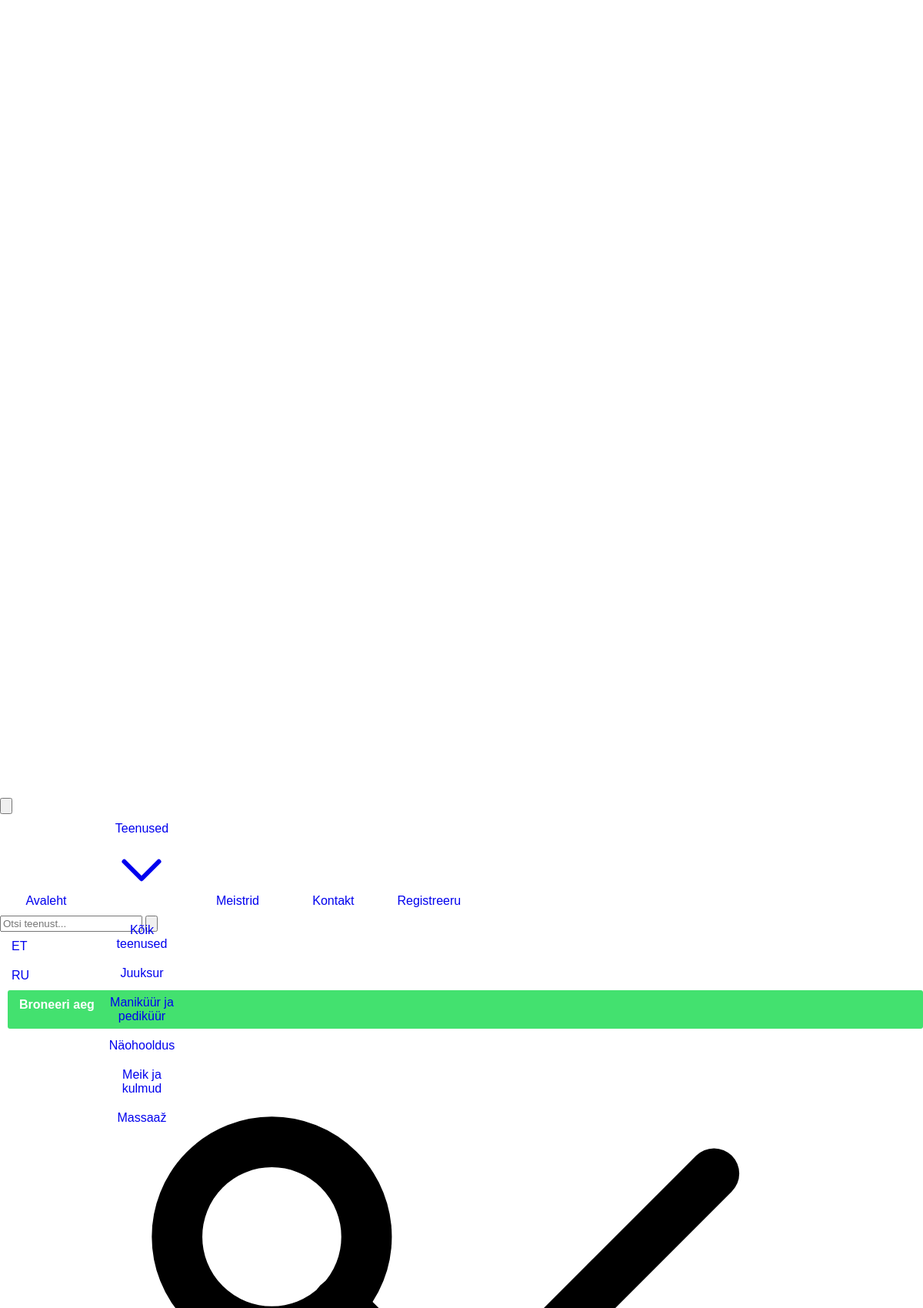
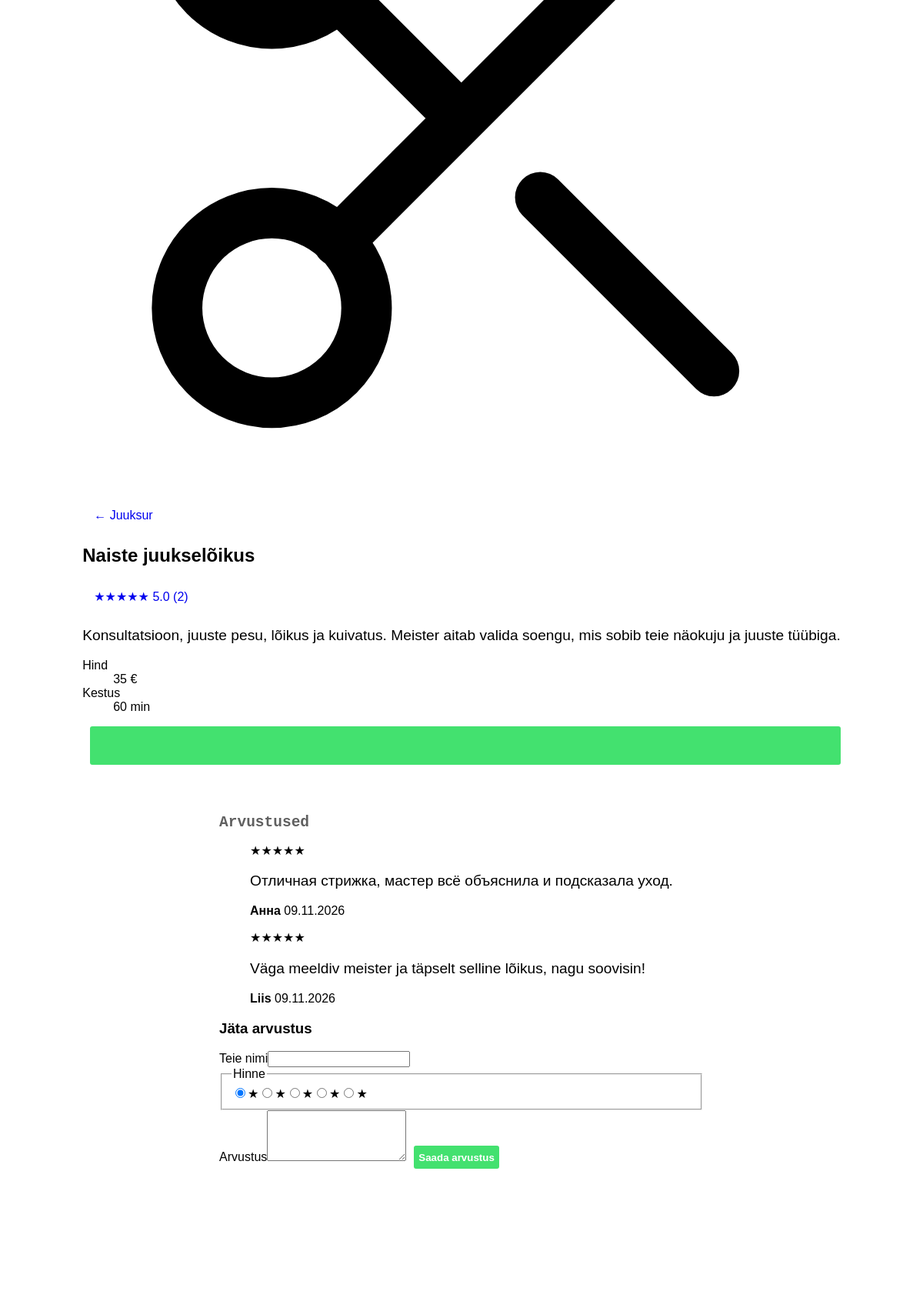
Page /service?id=1 (upper part) on the committed database (2 pictures, top to bottom).
### tables this page shows
CREATE TABLE categories (
    id         INT AUTO_INCREMENT PRIMARY KEY,
    name_et    VARCHAR(100) NOT NULL,
    name_ru    VARCHAR(100) NOT NULL,
    icon       VARCHAR(30)  NOT NULL DEFAULT 'sparkle',
    sort_order INT NOT NULL DEFAULT 0
);

CREATE TABLE services (
    id             INT AUTO_INCREMENT PRIMARY KEY,
    category_id    INT NOT NULL,
    title_et       VARCHAR(150) NOT NULL,
    title_ru       VARCHAR(150) NOT NULL,
    description_et TEXT NOT NULL,
    description_ru TEXT NOT NULL,
    price          DECIMAL(6,2) NOT NULL,
    duration_min   INT NOT NULL,
    picture        VARCHAR(255) NULL,
    is_popular     TINYINT(1) NOT NULL DEFAULT 0,
    created_at     TIMESTAMP NOT NULL DEFAULT CURRENT_TIMESTAMP,
    CONSTRAINT fk_services_category FOREIGN KEY (category_id)
        REFERENCES categories(id) ON DELETE RESTRICT
);

CREATE TABLE reviews (
    id         INT AUTO_INCREMENT PRIMARY KEY,
    service_id INT NOT NULL,
    author     VARCHAR(100) NOT NULL,
    rating     TINYINT NOT NULL,
    text       VARCHAR(1000) NOT NULL,
    created_at TIMESTAMP NOT NULL DEFAULT CURRENT_TIMESTAMP,
    CONSTRAINT fk_reviews_service FOREIGN KEY (service_id)
        REFERENCES services(id) ON DELETE CASCADE,
    CONSTRAINT chk_rating CHECK (rating BETWEEN 1 AND 5)
);

### view/layout.php (the view, shortened to what the rows shown need)
<!DOCTYPE html>
<html lang="<?php echo Lang::current(); ?>">
<head>
    <link rel="stylesheet" href="public/css/style.css">
</head>
<body>
    <header class="site-header" id="top">
        <div class="container header-inner">
            <nav class="main-nav" id="main-nav">
                <ul class="topmenu">
                    <li class="has-sub">
                        <ul class="submenu">
                            <?php foreach (Controller::AllCategory() as $cat): ?>
                                <li><a href="category?id=<?php echo (int)$cat['id']; ?>"><?php echo e(Lang::field($cat, 'name')); ?></a></li>
                            <?php endforeach; ?>
                        </ul>
                    </li>
                </ul>
            </nav>
        </div>
    </header>
    <main>
        <?php
        if (isset($content)) {
            echo $content;
        }
        ?>
    </main>
</body>
</html>

### view/service.php (shortened to what the rows shown need)
<section class="section">
    <div class="container service-detail">
        <?php echo ViewService::Picture($service, 'detail-media reveal'); ?>
        <div class="detail-info">
            <a class="back-link" href="category?id=<?php echo (int)$service['category_id']; ?>">← <?php echo e(Lang::field($service, 'category')); ?></a>
            <h1><?php echo e(Lang::field($service, 'title')); ?></h1>
            <?php if ((int)$service['reviews_count'] > 0): ?>
                <a href="#reviews" class="card-rating"><?php echo Icon::stars($service['rating']); ?> <?php echo e($service['rating']); ?> (<?php echo (int)$service['reviews_count']; ?>)</a>
            <?php endif; ?>
            <p class="lead"><?php echo nl2br(e(Lang::field($service, 'description'))); ?></p>
            <dl class="facts">
                <div><dt><?php echo e(t('price')); ?></dt><dd class="price"><?php echo ViewService::Price($service['price']); ?></dd></div>
                <div><dt><?php echo e(t('duration')); ?></dt><dd><?php echo (int)$service['duration_min']; ?> <?php echo e(t('min')); ?></dd></div>
            </dl>
            <a class="btn" href="booking?service=<?php echo (int)$service['id']; ?>"><?php echo Icon::svg('calendar'); ?> <?php echo e(t('book_now')); ?></a>
        </div>
    </div>
</section>
<section class="section section-soft" id="reviews">
    <div class="container reviews-layout">
        <div>
            <h2><?php echo e(t('reviews_title')); ?></h2>
            <?php echo ViewReview::ReviewsByService($reviews); ?>
        </div>
    </div>
</section>
<?php
$content = ob_get_clean();
include_once 'view/layout.php';

### view/Icons.php
<?php
class Icon {
    private static $paths = array(
        'scissors' => '<circle cx="6" cy="6" r="3"/><circle cx="6" cy="18" r="3"/><path d="M20 4 8.1 15.9M14.5 14.5 20 20M8.1 8.1 12 12"/>',
        'hand'     => '<path d="M8 13V5.5a1.5 1.5 0 0 1 3 0V12"/><path d="M11 11.5V4a1.5 1.5 0 0 1 3 0v7.5"/><path d="M14 11.5V5.5a1.5 1.5 0 0 1 3 0V14"/><path d="M8 13a1.5 1.5 0 0 0-3 0c0 4 2.5 8 7.5 8s6.5-3 6.5-7V9.5a1.5 1.5 0 0 0-3 0"/>',
        'leaf'     => '<path d="M5 21c0-9 5-15 15-16-1 10-7 15-15 16Z"/><path d="M5 21 14 12"/>',
        'brush'    => '<path d="M14 4l6 6-8.5 8.5a3 3 0 0 1-2 .9H6v-3.5a3 3 0 0 1 .9-2Z"/><path d="M12 6l6 6"/><path d="M6 19.4 4 21"/>',
        'lotus'    => '<path d="M12 20c-4 0-8-2-9-6 3 0 6 1 9 4 3-3 6-4 9-4-1 4-5 6-9 6Z"/><path d="M12 18c-2-2-3-5-3-8 1-2 2-4 3-6 1 2 2 4 3 6 0 3-1 6-3 8Z"/>',
        'sparkle'  => '<path d="M12 3l1.8 5.2L19 10l-5.2 1.8L12 17l-1.8-5.2L5 10l5.2-1.8Z"/><path d="M19 17l.7 1.8 1.8.7-1.8.7L19 22l-.7-1.8-1.8-.7 1.8-.7Z"/>',
        'clock'    => '<circle cx="12" cy="12" r="9"/><path d="M12 7v5l3 2"/>',
        'phone'    => '<path d="M5 4h3l2 5-2.5 1.5a11 11 0 0 0 6 6L15 14l5 2v3a2 2 0 0 1-2 2A16 16 0 0 1 3 6a2 2 0 0 1 2-2"/>',
        'mail'     => '<rect x="3" y="5" width="18" height="14" rx="2"/><path d="m3 7 9 6 9-6"/>',
        'pin'      => '<path d="M12 21s-7-6.5-7-12a7 7 0 0 1 14 0c0 5.5-7 12-7 12Z"/><circle cx="12" cy="9" r="2.5"/>',
        'star'     => '<path d="M12 3.5l2.6 5.3 5.9.9-4.3 4.1 1 5.8L12 16.8l-5.2 2.8 1-5.8-4.3-4.1 5.9-.9Z"/>',
        'calendar' => '<rect x="3" y="5" width="18" height="16" rx="2"/><path d="M3 10h18M8 3v4M16 3v4"/>',
        'user'     => '<circle cx="12" cy="8" r="4"/><path d="M4 21c0-4 4-6 8-6s8 2 8 6"/>',
        'menu'     => '<path d="M4 7h16M4 12h16M4 17h16"/>',
        'close'    => '<path d="M6 6l12 12M18 6 6 18"/>',
        'arrow-up' => '<path d="M12 19V5M5 12l7-7 7 7"/>',
        'arrow-right' => '<path d="M5 12h14M13 5l7 7-7 7"/>',
        'search'   => '<circle cx="11" cy="11" r="7"/><path d="m20 20-3.5-3.5"/>',
        'check'    => '<path d="M5 12.5 10 17 19 7"/>',
        'chevron'  => '<path d="m6 9 6 6 6-6"/>',
    );
    public static function svg($name, $class = 'icon') {
        $p = isset(self::$paths[$name]) ? self::$paths[$name] : self::$paths['sparkle'];
        return '<svg class="' . $class . '" viewBox="0 0 24 24" fill="none" stroke="currentColor" stroke-width="1.6" '
             . 'stroke-linecap="round" stroke-linejoin="round" aria-hidden="true">' . $p . '</svg>';
    }
    public static function stars($rating) {
        $html = '<span class="stars" aria-label="' . e($rating) . '/5">';
        for ($i = 1; $i <= 5; $i++) {
            $html .= '<span class="' . ($i <= round($rating) ? 'on' : 'off') . '">★</span>';
        }
        return $html . '</span>';
    }
}

### view/ViewReview.php (shortened to what the rows shown need)
<?php
class ViewReview {
    public static function ReviewsByService($arr) {
        $html = '<div class="reviews-list">';
        foreach ($arr as $r) {
            $html .= self::Review($r);
        }
        return $html . '</div>';
    }
    public static function Review($r, $withService = false) {
        $html  = '<blockquote class="review reveal">';
        $html .= Icon::stars($r['rating']);
        $html .= '<p>' . nl2br(e($r['text'])) . '</p>';
        $html .= '<footer><strong>' . e($r['author']) . '</strong>';
        $html .= ' <time>' . e(date('d.m.Y', strtotime($r['created_at']))) . '</time></footer>';
        return $html . '</blockquote>';
    }
}

### rows in the picture
categories: name_et "Juuksur"
categories: name_et "Maniküür ja pediküür"
categories: name_et "Näohooldus"
categories: name_et "Meik ja kulmud"
categories: name_et "Massaaž"
services: category.name_et "Juuksur", title_et "Naiste juukselõikus", description_et "Konsultatsioon, juuste pesu, lõikus ja kuivatus. Meister aitab valida soengu, mis sobib teie näokuju ja juuste tüübiga.", price "35 €", duration_min "60"
reviews: text "Отличная стрижка, мастер всё объяснила и подсказала уход.", author "Анна", created_at "09.11.2026"
reviews: text "Väga meeldiv meister ja täpselt selline lõikus, nagu soovisin!", author "Liis", created_at "09.11.2026"

### other values in the picture
t('nav_home') "Avaleht"
t('nav_services') "Teenused"
t('nav_all_services') "Kõik teenused"
t('nav_masters') "Meistrid"
t('nav_contact') "Kontakt"
t('nav_register') "Registreeru"
$l "ET"
$l "RU"
t('nav_book') "Broneeri aeg"
$service['rating'] "5.0"
$service['reviews_count'] "2"
t('price') "Hind"
t('duration') "Kestus"
t('min') "min"
t('reviews_title') "Arvustused"
